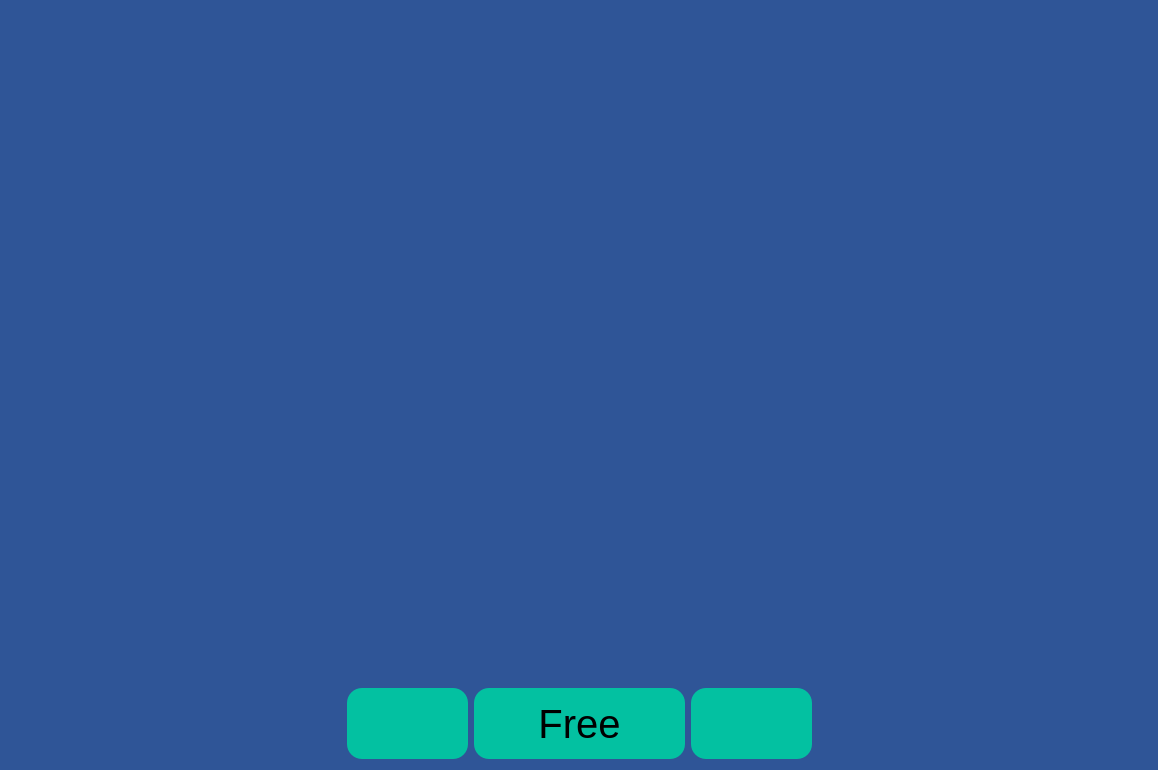
<?xml version="1.0" encoding="UTF-8"?>
<ui version="4.0">
 <class>self</class>
 <widget class="QWidget" name="self">
  <property name="geometry">
   <rect>
    <x>0</x>
    <y>0</y>
    <width>1158</width>
    <height>770</height>
   </rect>
  </property>
  <property name="minimumSize">
   <size>
    <width>1158</width>
    <height>770</height>
   </size>
  </property>
  <property name="windowTitle">
   <string>Form</string>
  </property>
  <property name="styleSheet">
   <string notr="true">background-color: rgb(47, 85, 151);</string>
  </property>
  <layout class="QVBoxLayout" name="verticalLayout_2">
   <item>
    <layout class="QVBoxLayout" name="verticalLayout">
     <item>
      <widget class="QWidget" name="webView" native="true">
       <property name="minimumSize">
        <size>
         <width>0</width>
         <height>600</height>
        </size>
       </property>
      </widget>
     </item>
    </layout>
   </item>
   <item>
    <layout class="QVBoxLayout" name="verticalLayout_3">
     <item>
      <layout class="QHBoxLayout" name="horizontalLayout">
       <item>
        <layout class="QGridLayout" name="gridLayout">
         <item row="0" column="4">
          <spacer name="horizontalSpacer_2">
           <property name="orientation">
            <enum>Qt::Horizontal</enum>
           </property>
           <property name="sizeHint" stdset="0">
            <size>
             <width>40</width>
             <height>20</height>
            </size>
           </property>
          </spacer>
         </item>
         <item row="0" column="0">
          <spacer name="horizontalSpacer">
           <property name="orientation">
            <enum>Qt::Horizontal</enum>
           </property>
           <property name="sizeHint" stdset="0">
            <size>
             <width>40</width>
             <height>20</height>
            </size>
           </property>
          </spacer>
         </item>
         <item row="0" column="2">
          <widget class="QPushButton" name="freePlayButton">
           <property name="minimumSize">
            <size>
             <width>211</width>
             <height>71</height>
            </size>
           </property>
           <property name="maximumSize">
            <size>
             <width>211</width>
             <height>71</height>
            </size>
           </property>
           <property name="font">
            <font>
             <pointsize>30</pointsize>
            </font>
           </property>
           <property name="styleSheet">
            <string notr="true">background-color: rgb(3, 193, 161);
border-radius: 15px;</string>
           </property>
           <property name="text">
            <string>Free</string>
           </property>
          </widget>
         </item>
         <item row="0" column="1">
          <widget class="QPushButton" name="homeButton">
           <property name="minimumSize">
            <size>
             <width>121</width>
             <height>71</height>
            </size>
           </property>
           <property name="styleSheet">
            <string notr="true">background-color: rgb(3, 193, 161);
border-radius: 15px;
padding-right:10px;</string>
           </property>
           <property name="text">
            <string/>
           </property>
          </widget>
         </item>
         <item row="0" column="3">
          <widget class="QPushButton" name="quizButton">
           <property name="minimumSize">
            <size>
             <width>121</width>
             <height>71</height>
            </size>
           </property>
           <property name="maximumSize">
            <size>
             <width>121</width>
             <height>71</height>
            </size>
           </property>
           <property name="styleSheet">
            <string notr="true">background-color: rgb(3, 193, 161);
border-radius: 15px;</string>
           </property>
           <property name="text">
            <string/>
           </property>
          </widget>
         </item>
        </layout>
       </item>
      </layout>
     </item>
    </layout>
   </item>
  </layout>
 </widget>
 <resources/>
 <connections/>
</ui>
